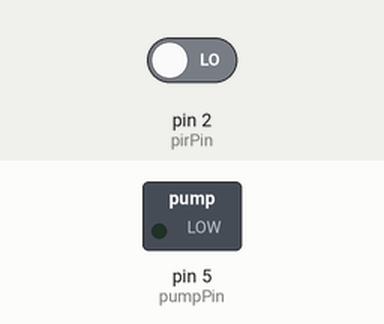
Simulated run of this sketch. Board: Arduino Uno, built with avr-gcc and run on an emulated ATmega328P. On the bench: switched loads named in the sketch (green lamp = pin HIGH). The inputs (shaded band) are chosen by the test bench; at power-on: pin 2 (pirPin) LOW.

Above: at 1.2 s.
1.3 s: pin 2 (pirPin) driven HIGH
At 1.6 s:
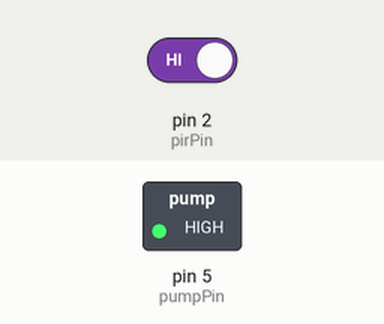
2.8 s: pin 2 (pirPin) driven LOW
At 4.0 s:
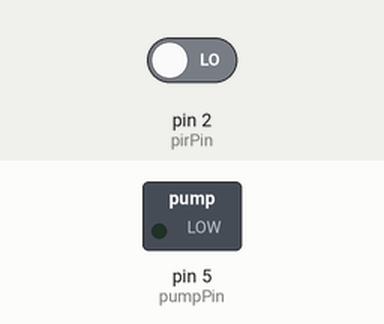
Timing chart, 0 to 5.8 s (numbered marks = the images above; inputs shaded):
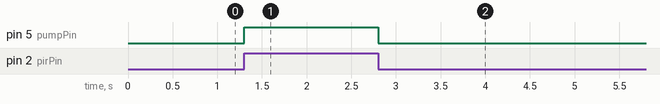

The sketch:

AQUAZIPPY.ino
```cpp
int pirPin = 2;                    // PIR Output pin
int pumpPin = 5;	//Pump Input pin
bool pirStat;            // PIR status (checks motion)
int t1;
int t2;
bool pirLatestStat = LOW;     //used to calculate the time duration the hand was inside
void setup()
{
 pinMode(pirPin, INPUT);
 pinMode(pumpPin, OUTPUT);
}
void loop()
{
 pirStat = digitalRead(pirPin);   //reading the value of the IR sensor
 if (pirStat == HIGH)             // if motion detected
 {
  if (pirStat != pirLatestStat)
  {
  t1=millis();                   //taking the time when hand is first inserted (milliseconds)
  }
  digitalWrite(pumpPin, HIGH);
  delay(10);
  pirLatestStat=HIGH;
  t2=millis();                //Checking time constantly (milliseconds)
  if (t2-t1 > 10000)
  {
   digitalWrite(pumpPin, LOW);
   pirLatestStat=LOW;
   delay(5000);           //wait for five seconds before next iteration
  }
 }
 else {
   digitalWrite(pumpPin, LOW);
   pirLatestStat=LOW;
 }
}
```

Measured:
- after the input at 1.3 s, pin 5 (pumpPin): LOW → HIGH at once
- after the input at 2.8 s, pin 5 (pumpPin): HIGH → LOW at once
